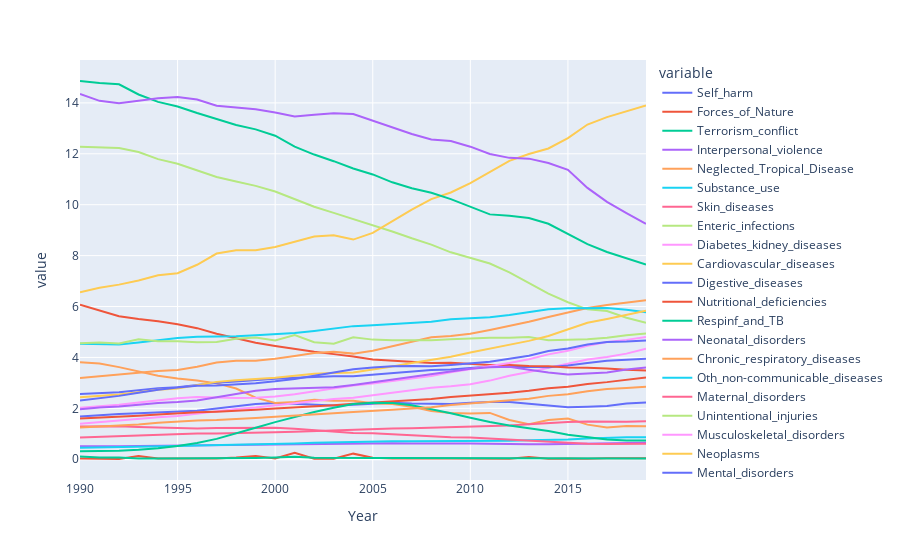

Notebook cell for this chart:
### Code cell
fig = px.line(df_ind, x='Year', y = df_ind.columns[3:])

fig.show()

### Figure 1 — Plotly figure (JSON) as saved in the notebook; plotly's stock layout.template omitted (floating-point values rounded to 4 significant figures)
{"data": [{"hovertemplate": "variable=Self_harm<br>Year=%{x}<br>value=%{y}<extra></extra>", "legendgroup": "Self_harm", "line": {"color": "#636efa", "dash": "solid"}, "marker": {"symbol": "circle"}, "mode": "lines", "name": "Self_harm", "orientation": "v", "showlegend": true, "type": "scatter", "x": [1990, 1991, 1992, 1993, 1994, 1995, 1996, 1997, 1998, 1999, 2000, 2001, 2002, 2003, 2004, 2005, 2006, 2007, 2008, 2009, 2010, 2011, 2012, 2013, 2014, 2015, 2016, 2017, 2018, 2019], "xaxis": "x", "y": [1.68, 1.74, 1.78, 1.81, 1.85, 1.87, 1.91, 1.99, 2.07, 2.17, 2.21, 2.18, 2.16, 2.11, 2.14, 2.19, 2.22, 2.19, 2.17, 2.17, 2.22, 2.25, 2.25, 2.18, 2.11, 2.04, 2.06, 2.09, 2.19, 2.23], "yaxis": "y"}, {"hovertemplate": "variable=Forces_of_Nature<br>Year=%{x}<br>value=%{y}<extra></extra>", "legendgroup": "Forces_of_Nature", "line": {"color": "#EF553B", "dash": "solid"}, "marker": {"symbol": "circle"}, "mode": "lines", "name": "Forces_of_Nature", "orientation": "v", "showlegend": true, "type": "scatter", "x": [1990, 1991, 1992, 1993, 1994, 1995, 1996, 1997, 1998, 1999, 2000, 2001, 2002, 2003, 2004, 2005, 2006, 2007, 2008, 2009, 2010, 2011, 2012, 2013, 2014, 2015, 2016, 2017, 2018, 2019], "xaxis": "x", "y": [0.03, 0.03, 0.01, 0.13, 0.03, 0.03, 0.04, 0.03, 0.07, 0.13, 0.03, 0.25, 0.02, 0.02, 0.22, 0.06, 0.03, 0.04, 0.03, 0.03, 0.02, 0.02, 0.02, 0.09, 0.02, 0.03, 0.02, 0.04, 0.03, 0.04], "yaxis": "y"}, {"hovertemplate": "variable=Terrorism_conflict<br>Year=%{x}<br>value=%{y}<extra></extra>", "legendgroup": "Terrorism_conflict", "line": {"color": "#00cc96", "dash": "solid"}, "marker": {"symbol": "circle"}, "mode": "lines", "name": "Terrorism_conflict", "orientation": "v", "showlegend": true, "type": "scatter", "x": [1990, 1991, 1992, 1993, 1994, 1995, 1996, 1997, 1998, 1999, 2000, 2001, 2002, 2003, 2004, 2005, 2006, 2007, 2008, 2009, 2010, 2011, 2012, 2013, 2014, 2015, 2016, 2017, 2018, 2019], "xaxis": "x", "y": [0.11, 0.07, 0.07, 0.03, 0.03, 0.03, 0.03, 0.04, 0.04, 0.05, 0.07, 0.1, 0.06, 0.05, 0.05, 0.05, 0.05, 0.05, 0.05, 0.05, 0.04, 0.04, 0.03, 0.03, 0.04, 0.03, 0.04, 0.04, 0.05, 0.03], "yaxis": "y"}, {"hovertemplate": "variable=Interpersonal_violence<br>Year=%{x}<br>value=%{y}<extra></extra>", "legendgroup": "Interpersonal_violence", "line": {"color": "#ab63fa", "dash": "solid"}, "marker": {"symbol": "circle"}, "mode": "lines", "name": "Interpersonal_violence", "orientation": "v", "showlegend": true, "type": "scatter", "x": [1990, 1991, 1992, 1993, 1994, 1995, 1996, 1997, 1998, 1999, 2000, 2001, 2002, 2003, 2004, 2005, 2006, 2007, 2008, 2009, 2010, 2011, 2012, 2013, 2014, 2015, 2016, 2017, 2018, 2019], "xaxis": "x", "y": [0.51, 0.5, 0.51, 0.52, 0.53, 0.54, 0.54, 0.55, 0.56, 0.58, 0.59, 0.59, 0.61, 0.61, 0.62, 0.63, 0.63, 0.62, 0.63, 0.62, 0.62, 0.61, 0.59, 0.59, 0.59, 0.6, 0.62, 0.63, 0.64, 0.65], "yaxis": "y"}, {"hovertemplate": "variable=Neglected_Tropical_Disease<br>Year=%{x}<br>value=%{y}<extra></extra>", "legendgroup": "Neglected_Tropical_Disease", "line": {"color": "#FFA15A", "dash": "solid"}, "marker": {"symbol": "circle"}, "mode": "lines", "name": "Neglected_Tropical_Disease", "orientation": "v", "showlegend": true, "type": "scatter", "x": [1990, 1991, 1992, 1993, 1994, 1995, 1996, 1997, 1998, 1999, 2000, 2001, 2002, 2003, 2004, 2005, 2006, 2007, 2008, 2009, 2010, 2011, 2012, 2013, 2014, 2015, 2016, 2017, 2018, 2019], "xaxis": "x", "y": [3.81, 3.76, 3.62, 3.46, 3.28, 3.17, 3.09, 2.98, 2.78, 2.42, 2.21, 2.25, 2.34, 2.3, 2.3, 2.2, 2.17, 2.06, 1.9, 1.82, 1.8, 1.82, 1.54, 1.38, 1.54, 1.6, 1.36, 1.25, 1.31, 1.3], "yaxis": "y"}, {"hovertemplate": "variable=Substance_use<br>Year=%{x}<br>value=%{y}<extra></extra>", "legendgroup": "Substance_use", "line": {"color": "#19d3f3", "dash": "solid"}, "marker": {"symbol": "circle"}, "mode": "lines", "name": "Substance_use", "orientation": "v", "showlegend": true, "type": "scatter", "x": [1990, 1991, 1992, 1993, 1994, 1995, 1996, 1997, 1998, 1999, 2000, 2001, 2002, 2003, 2004, 2005, 2006, 2007, 2008, 2009, 2010, 2011, 2012, 2013, 2014, 2015, 2016, 2017, 2018, 2019], "xaxis": "x", "y": [0.45, 0.46, 0.47, 0.49, 0.51, 0.52, 0.54, 0.55, 0.57, 0.59, 0.61, 0.62, 0.65, 0.67, 0.69, 0.7, 0.71, 0.71, 0.71, 0.72, 0.72, 0.73, 0.73, 0.75, 0.76, 0.78, 0.82, 0.85, 0.86, 0.86], "yaxis": "y"}, {"hovertemplate": "variable=Skin_diseases<br>Year=%{x}<br>value=%{y}<extra></extra>", "legendgroup": "Skin_diseases", "line": {"color": "#FF6692", "dash": "solid"}, "marker": {"symbol": "circle"}, "mode": "lines", "name": "Skin_diseases", "orientation": "v", "showlegend": true, "type": "scatter", "x": [1990, 1991, 1992, 1993, 1994, 1995, 1996, 1997, 1998, 1999, 2000, 2001, 2002, 2003, 2004, 2005, 2006, 2007, 2008, 2009, 2010, 2011, 2012, 2013, 2014, 2015, 2016, 2017, 2018, 2019], "xaxis": "x", "y": [0.85, 0.88, 0.9, 0.93, 0.96, 0.99, 1.01, 1.01, 1.02, 1.04, 1.06, 1.08, 1.11, 1.15, 1.18, 1.2, 1.21, 1.22, 1.24, 1.27, 1.28, 1.3, 1.33, 1.38, 1.43, 1.46, 1.48, 1.47, 1.47, 1.49], "yaxis": "y"}, {"hovertemplate": "variable=Enteric_infections<br>Year=%{x}<br>value=%{y}<extra></extra>", "legendgroup": "Enteric_infections", "line": {"color": "#B6E880", "dash": "solid"}, "marker": {"symbol": "circle"}, "mode": "lines", "name": "Enteric_infections", "orientation": "v", "showlegend": true, "type": "scatter", "x": [1990, 1991, 1992, 1993, 1994, 1995, 1996, 1997, 1998, 1999, 2000, 2001, 2002, 2003, 2004, 2005, 2006, 2007, 2008, 2009, 2010, 2011, 2012, 2013, 2014, 2015, 2016, 2017, 2018, 2019], "xaxis": "x", "y": [12.28, 12.25, 12.23, 12.07, 11.79, 11.61, 11.35, 11.09, 10.91, 10.74, 10.52, 10.22, 9.92, 9.68, 9.44, 9.2, 8.95, 8.68, 8.43, 8.13, 7.91, 7.69, 7.34, 6.93, 6.51, 6.17, 5.89, 5.82, 5.56, 5.36], "yaxis": "y"}, {"hovertemplate": "variable=Diabetes_kidney_diseases<br>Year=%{x}<br>value=%{y}<extra></extra>", "legendgroup": "Diabetes_kidney_diseases", "line": {"color": "#FF97FF", "dash": "solid"}, "marker": {"symbol": "circle"}, "mode": "lines", "name": "Diabetes_kidney_diseases", "orientation": "v", "showlegend": true, "type": "scatter", "x": [1990, 1991, 1992, 1993, 1994, 1995, 1996, 1997, 1998, 1999, 2000, 2001, 2002, 2003, 2004, 2005, 2006, 2007, 2008, 2009, 2010, 2011, 2012, 2013, 2014, 2015, 2016, 2017, 2018, 2019], "xaxis": "x", "y": [1.39, 1.46, 1.51, 1.58, 1.65, 1.7, 1.79, 1.9, 1.97, 2.03, 2.12, 2.2, 2.29, 2.37, 2.42, 2.52, 2.62, 2.72, 2.81, 2.87, 2.95, 3.09, 3.28, 3.43, 3.6, 3.76, 3.92, 4.02, 4.15, 4.34], "yaxis": "y"}, {"hovertemplate": "variable=Cardiovascular_diseases<br>Year=%{x}<br>value=%{y}<extra></extra>", "legendgroup": "Cardiovascular_diseases", "line": {"color": "#FECB52", "dash": "solid"}, "marker": {"symbol": "circle"}, "mode": "lines", "name": "Cardiovascular_diseases", "orientation": "v", "showlegend": true, "type": "scatter", "x": [1990, 1991, 1992, 1993, 1994, 1995, 1996, 1997, 1998, 1999, 2000, 2001, 2002, 2003, 2004, 2005, 2006, 2007, 2008, 2009, 2010, 2011, 2012, 2013, 2014, 2015, 2016, 2017, 2018, 2019], "xaxis": "x", "y": [6.56, 6.74, 6.86, 7.02, 7.23, 7.31, 7.64, 8.08, 8.21, 8.21, 8.34, 8.54, 8.75, 8.8, 8.63, 8.89, 9.35, 9.81, 10.22, 10.48, 10.85, 11.28, 11.72, 11.99, 12.21, 12.62, 13.15, 13.44, 13.66, 13.9], "yaxis": "y"}, {"hovertemplate": "variable=Digestive_diseases<br>Year=%{x}<br>value=%{y}<extra></extra>", "legendgroup": "Digestive_diseases", "line": {"color": "#636efa", "dash": "solid"}, "marker": {"symbol": "circle"}, "mode": "lines", "name": "Digestive_diseases", "orientation": "v", "showlegend": true, "type": "scatter", "x": [1990, 1991, 1992, 1993, 1994, 1995, 1996, 1997, 1998, 1999, 2000, 2001, 2002, 2003, 2004, 2005, 2006, 2007, 2008, 2009, 2010, 2011, 2012, 2013, 2014, 2015, 2016, 2017, 2018, 2019], "xaxis": "x", "y": [2.56, 2.6, 2.63, 2.71, 2.79, 2.83, 2.91, 3.01, 3.05, 3.11, 3.16, 3.2, 3.24, 3.26, 3.26, 3.32, 3.37, 3.44, 3.51, 3.53, 3.59, 3.64, 3.62, 3.63, 3.61, 3.68, 3.78, 3.87, 3.91, 3.95], "yaxis": "y"}, {"hovertemplate": "variable=Nutritional_deficiencies<br>Year=%{x}<br>value=%{y}<extra></extra>", "legendgroup": "Nutritional_deficiencies", "line": {"color": "#EF553B", "dash": "solid"}, "marker": {"symbol": "circle"}, "mode": "lines", "name": "Nutritional_deficiencies", "orientation": "v", "showlegend": true, "type": "scatter", "x": [1990, 1991, 1992, 1993, 1994, 1995, 1996, 1997, 1998, 1999, 2000, 2001, 2002, 2003, 2004, 2005, 2006, 2007, 2008, 2009, 2010, 2011, 2012, 2013, 2014, 2015, 2016, 2017, 2018, 2019], "xaxis": "x", "y": [6.07, 5.85, 5.62, 5.51, 5.42, 5.3, 5.15, 4.93, 4.74, 4.58, 4.45, 4.33, 4.22, 4.13, 4.04, 3.92, 3.88, 3.83, 3.78, 3.79, 3.75, 3.7, 3.7, 3.66, 3.65, 3.6, 3.59, 3.57, 3.52, 3.49], "yaxis": "y"}, {"hovertemplate": "variable=Respinf_and_TB<br>Year=%{x}<br>value=%{y}<extra></extra>", "legendgroup": "Respinf_and_TB", "line": {"color": "#00cc96", "dash": "solid"}, "marker": {"symbol": "circle"}, "mode": "lines", "name": "Respinf_and_TB", "orientation": "v", "showlegend": true, "type": "scatter", "x": [1990, 1991, 1992, 1993, 1994, 1995, 1996, 1997, 1998, 1999, 2000, 2001, 2002, 2003, 2004, 2005, 2006, 2007, 2008, 2009, 2010, 2011, 2012, 2013, 2014, 2015, 2016, 2017, 2018, 2019], "xaxis": "x", "y": [14.86, 14.78, 14.73, 14.33, 14.04, 13.86, 13.6, 13.37, 13.13, 12.96, 12.71, 12.28, 11.97, 11.71, 11.42, 11.19, 10.88, 10.65, 10.47, 10.22, 9.91, 9.62, 9.57, 9.48, 9.25, 8.86, 8.45, 8.14, 7.89, 7.65], "yaxis": "y"}, {"hovertemplate": "variable=Neonatal_disorders<br>Year=%{x}<br>value=%{y}<extra></extra>", "legendgroup": "Neonatal_disorders", "line": {"color": "#ab63fa", "dash": "solid"}, "marker": {"symbol": "circle"}, "mode": "lines", "name": "Neonatal_disorders", "orientation": "v", "showlegend": true, "type": "scatter", "x": [1990, 1991, 1992, 1993, 1994, 1995, 1996, 1997, 1998, 1999, 2000, 2001, 2002, 2003, 2004, 2005, 2006, 2007, 2008, 2009, 2010, 2011, 2012, 2013, 2014, 2015, 2016, 2017, 2018, 2019], "xaxis": "x", "y": [14.35, 14.08, 13.99, 14.08, 14.18, 14.23, 14.13, 13.89, 13.83, 13.75, 13.62, 13.47, 13.53, 13.59, 13.56, 13.3, 13.01, 12.78, 12.56, 12.5, 12.28, 11.99, 11.84, 11.81, 11.64, 11.37, 10.66, 10.11, 9.67, 9.25], "yaxis": "y"}, {"hovertemplate": "variable=Chronic_respiratory_diseases<br>Year=%{x}<br>value=%{y}<extra></extra>", "legendgroup": "Chronic_respiratory_diseases", "line": {"color": "#FFA15A", "dash": "solid"}, "marker": {"symbol": "circle"}, "mode": "lines", "name": "Chronic_respiratory_diseases", "orientation": "v", "showlegend": true, "type": "scatter", "x": [1990, 1991, 1992, 1993, 1994, 1995, 1996, 1997, 1998, 1999, 2000, 2001, 2002, 2003, 2004, 2005, 2006, 2007, 2008, 2009, 2010, 2011, 2012, 2013, 2014, 2015, 2016, 2017, 2018, 2019], "xaxis": "x", "y": [3.19, 3.26, 3.31, 3.38, 3.47, 3.51, 3.63, 3.8, 3.87, 3.87, 3.95, 4.06, 4.17, 4.22, 4.15, 4.26, 4.44, 4.62, 4.79, 4.84, 4.93, 5.08, 5.23, 5.4, 5.59, 5.76, 5.94, 6.06, 6.16, 6.25], "yaxis": "y"}, {"hovertemplate": "variable=Oth_non-communicable_diseases<br>Year=%{x}<br>value=%{y}<extra></extra>", "legendgroup": "Oth_non-communicable_diseases", "line": {"color": "#19d3f3", "dash": "solid"}, "marker": {"symbol": "circle"}, "mode": "lines", "name": "Oth_non-communicable_diseases", "orientation": "v", "showlegend": true, "type": "scatter", "x": [1990, 1991, 1992, 1993, 1994, 1995, 1996, 1997, 1998, 1999, 2000, 2001, 2002, 2003, 2004, 2005, 2006, 2007, 2008, 2009, 2010, 2011, 2012, 2013, 2014, 2015, 2016, 2017, 2018, 2019], "xaxis": "x", "y": [4.54, 4.52, 4.51, 4.59, 4.68, 4.76, 4.81, 4.81, 4.83, 4.87, 4.92, 4.96, 5.04, 5.13, 5.23, 5.26, 5.3, 5.34, 5.4, 5.5, 5.55, 5.58, 5.67, 5.78, 5.89, 5.93, 5.94, 5.94, 5.87, 5.77], "yaxis": "y"}, {"hovertemplate": "variable=Maternal_disorders<br>Year=%{x}<br>value=%{y}<extra></extra>", "legendgroup": "Maternal_disorders", "line": {"color": "#FF6692", "dash": "solid"}, "marker": {"symbol": "circle"}, "mode": "lines", "name": "Maternal_disorders", "orientation": "v", "showlegend": true, "type": "scatter", "x": [1990, 1991, 1992, 1993, 1994, 1995, 1996, 1997, 1998, 1999, 2000, 2001, 2002, 2003, 2004, 2005, 2006, 2007, 2008, 2009, 2010, 2011, 2012, 2013, 2014, 2015, 2016, 2017, 2018, 2019], "xaxis": "x", "y": [1.29, 1.29, 1.3, 1.27, 1.25, 1.22, 1.21, 1.23, 1.23, 1.24, 1.24, 1.2, 1.14, 1.07, 1.03, 1.02, 0.98, 0.92, 0.89, 0.86, 0.85, 0.81, 0.76, 0.74, 0.68, 0.64, 0.61, 0.6, 0.61, 0.61], "yaxis": "y"}, {"hovertemplate": "variable=Unintentional_injuries<br>Year=%{x}<br>value=%{y}<extra></extra>", "legendgroup": "Unintentional_injuries", "line": {"color": "#B6E880", "dash": "solid"}, "marker": {"symbol": "circle"}, "mode": "lines", "name": "Unintentional_injuries", "orientation": "v", "showlegend": true, "type": "scatter", "x": [1990, 1991, 1992, 1993, 1994, 1995, 1996, 1997, 1998, 1999, 2000, 2001, 2002, 2003, 2004, 2005, 2006, 2007, 2008, 2009, 2010, 2011, 2012, 2013, 2014, 2015, 2016, 2017, 2018, 2019], "xaxis": "x", "y": [4.56, 4.59, 4.55, 4.71, 4.64, 4.64, 4.6, 4.61, 4.73, 4.78, 4.67, 4.88, 4.6, 4.54, 4.79, 4.7, 4.68, 4.67, 4.68, 4.71, 4.74, 4.77, 4.77, 4.8, 4.68, 4.7, 4.71, 4.77, 4.87, 4.94], "yaxis": "y"}, {"hovertemplate": "variable=Musculoskeletal_disorders<br>Year=%{x}<br>value=%{y}<extra></extra>", "legendgroup": "Musculoskeletal_disorders", "line": {"color": "#FF97FF", "dash": "solid"}, "marker": {"symbol": "circle"}, "mode": "lines", "name": "Musculoskeletal_disorders", "orientation": "v", "showlegend": true, "type": "scatter", "x": [1990, 1991, 1992, 1993, 1994, 1995, 1996, 1997, 1998, 1999, 2000, 2001, 2002, 2003, 2004, 2005, 2006, 2007, 2008, 2009, 2010, 2011, 2012, 2013, 2014, 2015, 2016, 2017, 2018, 2019], "xaxis": "x", "y": [2.02, 2.08, 2.14, 2.23, 2.32, 2.4, 2.45, 2.42, 2.41, 2.42, 2.47, 2.55, 2.66, 2.78, 2.9, 2.98, 3.07, 3.17, 3.27, 3.42, 3.54, 3.65, 3.78, 3.93, 4.12, 4.26, 4.46, 4.61, 4.69, 4.8], "yaxis": "y"}, {"hovertemplate": "variable=Neoplasms<br>Year=%{x}<br>value=%{y}<extra></extra>", "legendgroup": "Neoplasms", "line": {"color": "#FECB52", "dash": "solid"}, "marker": {"symbol": "circle"}, "mode": "lines", "name": "Neoplasms", "orientation": "v", "showlegend": true, "type": "scatter", "x": [1990, 1991, 1992, 1993, 1994, 1995, 1996, 1997, 1998, 1999, 2000, 2001, 2002, 2003, 2004, 2005, 2006, 2007, 2008, 2009, 2010, 2011, 2012, 2013, 2014, 2015, 2016, 2017, 2018, 2019], "xaxis": "x", "y": [2.44, 2.49, 2.54, 2.63, 2.73, 2.78, 2.9, 3.04, 3.1, 3.14, 3.2, 3.28, 3.36, 3.39, 3.41, 3.53, 3.64, 3.78, 3.91, 4.03, 4.19, 4.34, 4.48, 4.65, 4.84, 5.1, 5.36, 5.51, 5.66, 5.83], "yaxis": "y"}, {"hovertemplate": "variable=Mental_disorders<br>Year=%{x}<br>value=%{y}<extra></extra>", "legendgroup": "Mental_disorders", "line": {"color": "#636efa", "dash": "solid"}, "marker": {"symbol": "circle"}, "mode": "lines", "name": "Mental_disorders", "orientation": "v", "showlegend": true, "type": "scatter", "x": [1990, 1991, 1992, 1993, 1994, 1995, 1996, 1997, 1998, 1999, 2000, 2001, 2002, 2003, 2004, 2005, 2006, 2007, 2008, 2009, 2010, 2011, 2012, 2013, 2014, 2015, 2016, 2017, 2018, 2019], "xaxis": "x", "y": [2.31, 2.4, 2.49, 2.61, 2.73, 2.82, 2.89, 2.9, 2.93, 2.99, 3.06, 3.15, 3.28, 3.42, 3.54, 3.6, 3.65, 3.66, 3.65, 3.7, 3.76, 3.83, 3.95, 4.07, 4.25, 4.35, 4.51, 4.61, 4.63, 4.67], "yaxis": "y"}, {"hovertemplate": "variable=Neurological_disorders<br>Year=%{x}<br>value=%{y}<extra></extra>", "legendgroup": "Neurological_disorders", "line": {"color": "#EF553B", "dash": "solid"}, "marker": {"symbol": "circle"}, "mode": "lines", "name": "Neurological_disorders", "orientation": "v", "showlegend": true, "type": "scatter", "x": [1990, 1991, 1992, 1993, 1994, 1995, 1996, 1997, 1998, 1999, 2000, 2001, 2002, 2003, 2004, 2005, 2006, 2007, 2008, 2009, 2010, 2011, 2012, 2013, 2014, 2015, 2016, 2017, 2018, 2019], "xaxis": "x", "y": [1.6, 1.63, 1.66, 1.71, 1.76, 1.81, 1.85, 1.87, 1.9, 1.94, 1.99, 2.03, 2.07, 2.12, 2.18, 2.23, 2.27, 2.32, 2.37, 2.45, 2.5, 2.54, 2.61, 2.69, 2.79, 2.85, 2.96, 3.03, 3.11, 3.21], "yaxis": "y"}, {"hovertemplate": "variable=AIDS_STI<br>Year=%{x}<br>value=%{y}<extra></extra>", "legendgroup": "AIDS_STI", "line": {"color": "#00cc96", "dash": "solid"}, "marker": {"symbol": "circle"}, "mode": "lines", "name": "AIDS_STI", "orientation": "v", "showlegend": true, "type": "scatter", "x": [1990, 1991, 1992, 1993, 1994, 1995, 1996, 1997, 1998, 1999, 2000, 2001, 2002, 2003, 2004, 2005, 2006, 2007, 2008, 2009, 2010, 2011, 2012, 2013, 2014, 2015, 2016, 2017, 2018, 2019], "xaxis": "x", "y": [0.31, 0.32, 0.33, 0.37, 0.43, 0.52, 0.64, 0.8, 1.01, 1.24, 1.46, 1.67, 1.86, 2.02, 2.17, 2.22, 2.21, 2.12, 1.97, 1.81, 1.63, 1.46, 1.33, 1.23, 1.11, 0.96, 0.87, 0.78, 0.74, 0.74], "yaxis": "y"}, {"hovertemplate": "variable=Transport_injuries<br>Year=%{x}<br>value=%{y}<extra></extra>", "legendgroup": "Transport_injuries", "line": {"color": "#ab63fa", "dash": "solid"}, "marker": {"symbol": "circle"}, "mode": "lines", "name": "Transport_injuries", "orientation": "v", "showlegend": true, "type": "scatter", "x": [1990, 1991, 1992, 1993, 1994, 1995, 1996, 1997, 1998, 1999, 2000, 2001, 2002, 2003, 2004, 2005, 2006, 2007, 2008, 2009, 2010, 2011, 2012, 2013, 2014, 2015, 2016, 2017, 2018, 2019], "xaxis": "x", "y": [1.96, 2.03, 2.07, 2.14, 2.21, 2.25, 2.31, 2.44, 2.56, 2.69, 2.76, 2.79, 2.82, 2.83, 2.92, 3.03, 3.12, 3.23, 3.36, 3.47, 3.56, 3.61, 3.63, 3.52, 3.41, 3.33, 3.36, 3.41, 3.53, 3.6], "yaxis": "y"}, {"hovertemplate": "variable=Sensory_organ_disease<br>Year=%{x}<br>value=%{y}<extra></extra>", "legendgroup": "Sensory_organ_disease", "line": {"color": "#FFA15A", "dash": "solid"}, "marker": {"symbol": "circle"}, "mode": "lines", "name": "Sensory_organ_disease", "orientation": "v", "showlegend": true, "type": "scatter", "x": [1990, 1991, 1992, 1993, 1994, 1995, 1996, 1997, 1998, 1999, 2000, 2001, 2002, 2003, 2004, 2005, 2006, 2007, 2008, 2009, 2010, 2011, 2012, 2013, 2014, 2015, 2016, 2017, 2018, 2019], "xaxis": "x", "y": [1.25, 1.28, 1.32, 1.37, 1.43, 1.48, 1.52, 1.54, 1.57, 1.62, 1.67, 1.71, 1.76, 1.81, 1.86, 1.89, 1.94, 1.99, 2.04, 2.13, 2.19, 2.24, 2.31, 2.38, 2.49, 2.55, 2.67, 2.76, 2.8, 2.85], "yaxis": "y"}], "layout": {"legend": {"title": {"text": "variable"}, "tracegroupgap": 0}, "margin": {"t": 60}, "xaxis": {"anchor": "y", "domain": [0, 1], "title": {"text": "Year"}}, "yaxis": {"anchor": "x", "domain": [0, 1], "title": {"text": "value"}}}}
